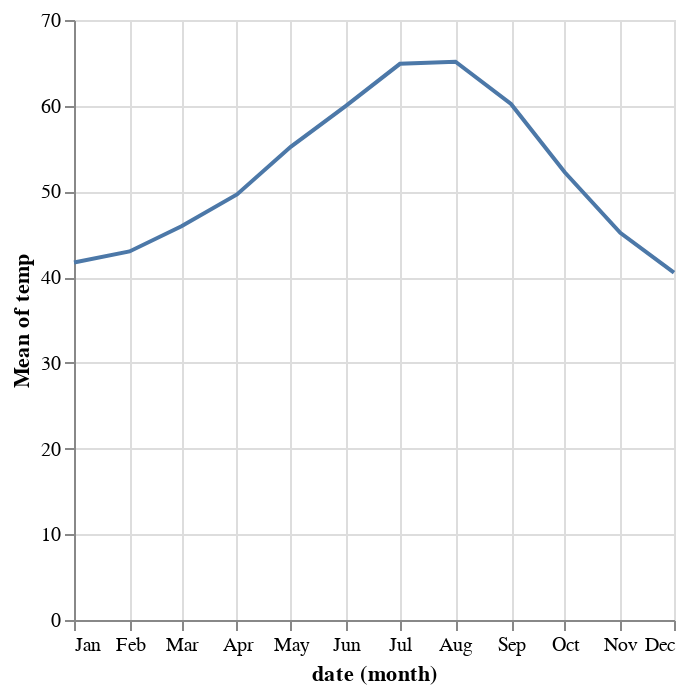

Write notebook code for a chart like this one.
### Markdown cell above
Assim, faremos um tratamento nos dados utilizando funções próprias do Altair que possibilitam separar as temperaturas emapenas uma temperatura média a cada mÊs possibilitando uma melhor compreensão do gráfico.

### Code cell
alt.Chart(temper).mark_line().encode(
    x = 'month(date):T',
    y = 'mean(temp):Q')

### Figure 1 — Vega-Lite specification as saved in the notebook (floating-point values rounded to 4 significant figures; data arrays with more than 128 entries replaced by an {"elided": "..."} marker saying what was removed)
{"config": {"view": {"continuousWidth": 300, "continuousHeight": 300}}, "data": {"name": "data-baeb79050189bfbd7ddc2b4a9fbe82e7"}, "mark": {"type": "line"}, "encoding": {"x": {"field": "date", "timeUnit": "month", "type": "temporal"}, "y": {"aggregate": "mean", "field": "temp", "type": "quantitative"}}, "$schema": "https://vega.github.io/schema/vega-lite/v5.20.1.json", "datasets": {"data-baeb79050189bfbd7ddc2b4a9fbe82e7": {"elided": "8759 records"}}}
